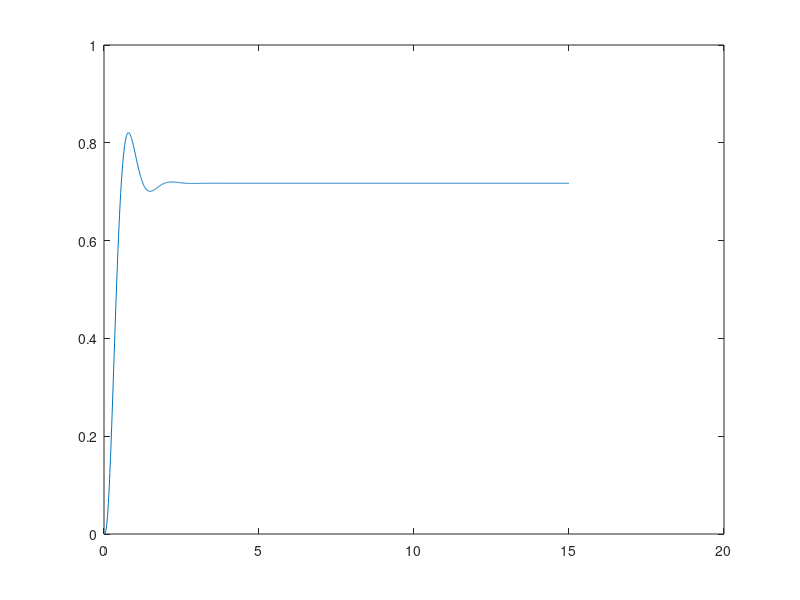

Write MATLAB code to recreate this figure. (Note: this script raises an error after producing the figure.)
%% Define the gain parameters for Amplifier (Ka), Exciter (Ke), Generator (Kg), and Sensor (Ks)
Ka=10;
Ke=1;
Kg=1;
Ks=1;
%% Define the time constant for Amplifier (Ta), Exciter (Te), Generator (Tg), and Sensor (Ts)
Ta=0.1;
Te=0.4;
Tg=1;
Ts=0.01;
%% Define transfer function for Amplifier (Ga), Exciter (Ge), Generator (Gg), and Sensor (Gs)
s = tf('s');
Ga=Ka/(1+Ta*s);
Ge=Ke/(1+Te*s);
Gg=Kg/(1+Tg*s);
Gs=Ks/(1+Ts*s);
%% Create close loop transfer function for the AVR system
Gnum=Ga*Ge*Gg;
Gdenum=Gs;
Gavr=Gnum/(1+Gnum*Gdenum);
fraction_n= [0.004 0.454 5.55 15.1 10];%numerator of Gavr, transfer function
fraction_dn=[1.6e-05 0.002032 0.04732 0.4286 2.133 8.76 18.01 11]; %denominator of Gavr, transfer function
[A,B,C,D] = tf2ss(fraction_n,fraction_dn) % convert fractional transfer function to A, B, C, D space matrix
%% Initiate close loop system with LQR controller
Q=1*[1 0 0 0 0 0 0;
    0 1000 0 0 0 0 0;
    0 0 10 0 0 0 0;
    0 0 0 1 0 0 0;
    0 0 0 0 1 0 0;
    0 0 0 0 0 1 0; 
    0 0 0 0 0 0 1]; 
%Q=1*eye(7);%positive control weighting matrix, size is similar to A matrix
% p = 2;
% Q = p*C'*C
R = 0.0001; %non-negative state weighting matrix
%% Remember TF to SS is not equal, there is a problem do not directly use tf2ss...%%
% convert to numerator, denominator first
% then use tf2ss(num,denom)
% do not use the following two line, never
% [num,den] = tfdata(Gavr,'v');
% [A,B,C,D] = tf2ss(num, den);
%% Continue %%
K=lqr(A,B,Q,R); %See how many value is there, could be useful for designing Simulink system
Af=A-B*K; % Feedback Subtraction node
sys_lqr=ss(Af,B,C,D);%closed loop system with feedback
t=0:0.01:15;
Slqr=step(sys_lqr,t);
pole(sys_lqr)
% A
figure(1)
plot(t,Slqr)
%sim(AVR_LQR_sim.slx)
I_lqr= stepinfo(sys_lqr)
sserror_lqr=abs(1-Slqr(end))
figure(2)
rlocus(sys_lqr);
figure(3)
bode(sys_lqr)
% ylabel('Terminal Voltage (pu)')
% xlabel('Time (sec)')
% legend('AVR LQR')
